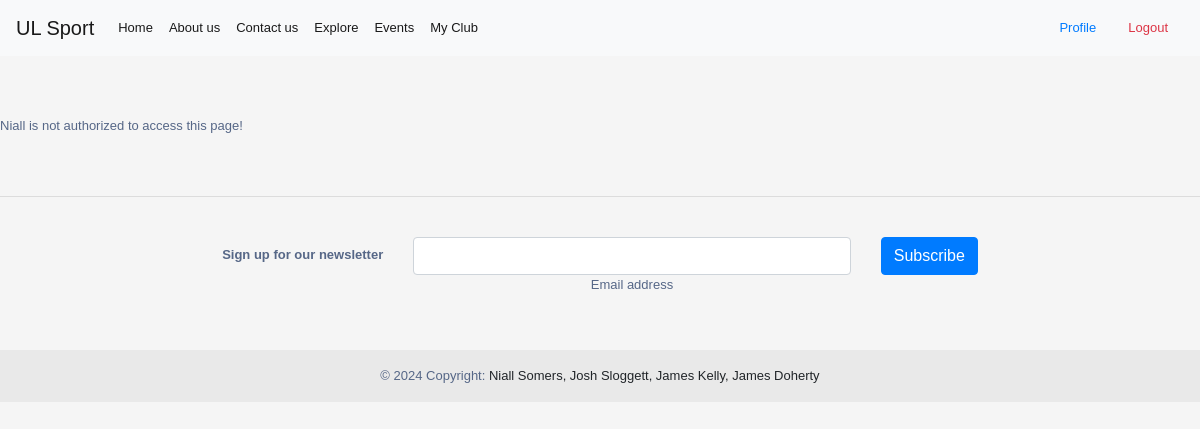
/admin (signed in), run on an earlier commit of the app's database.
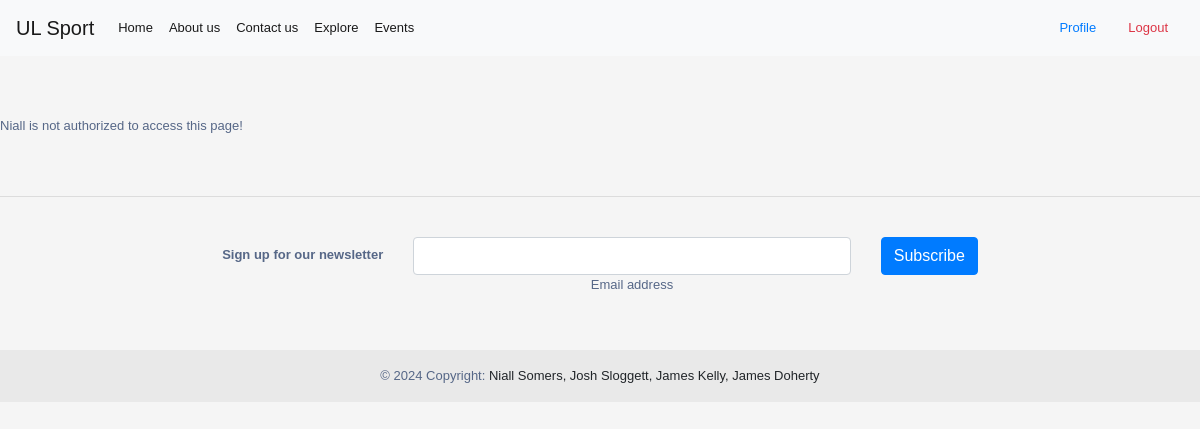
And on a later commit of the database.
### tables this page shows
CREATE TABLE Users (
    UserID INTEGER PRIMARY KEY AUTOINCREMENT,
    Username TEXT NOT NULL,
    Password TEXT NOT NULL,
    Contact TEXT NOT NULL,
    Email TEXT NOT NULL,
    Role TEXT NOT NULL,
    ApprovalStatus TEXT DEFAULT 'Pending',
    CreatedAt TIMESTAMP DEFAULT CURRENT_TIMESTAMP,
    UpdatedAt TIMESTAMP DEFAULT CURRENT_TIMESTAMP
);

### permissionpages.py (the view)
def admin():
    if current_user is None:
        return render_template('/home.html',)
    else:
        conn = db.connect('db/user_data.db')
        cursor = conn.cursor()
        cursor.execute('SELECT * FROM Users WHERE UserID = ?', (current_user.id,))
        role_data = cursor.fetchone()
        cursor.execute('SELECT userid, username, email, contact, role, CreatedAt,approvalstatus FROM Users WHERE Role != \'Admin\'')
        user_data = cursor.fetchall()
        return render_template('/admin.html', current_user=current_user, role=role_data[5], users_data=user_data)

### app.py (called while the page is built, shortened)
@login_manager.user_loader
def load_user(user_id):
    conn = db.connect('db/user_data.db')
    cursor = conn.cursor()
    cursor.execute('SELECT * FROM Users WHERE UserID = ?', (user_id,))
    user_data = cursor.fetchone()
    conn.close()
    if user_data:
        return auth.User(user_data[0], user_data[1])

@app.context_processor
def utility_processor():
    def current_user_data():
        if current_user.is_authenticated:
            conn = db.connect('db/user_data.db')
            cursor = conn.cursor()
            cursor.execute('SELECT * FROM Users WHERE UserID = ?', (current_user.id,))
            currentUsrData = cursor.fetchone()
            userData = auth.USERDATA(
                currentUsrData[1],
                currentUsrData[3],
                currentUsrData[4],
                currentUsrData[5],
                currentUsrData[6]
            )
            return userData
    return dict(user_data=current_user_data())

### templates/admin.html (shortened to what this page needs)
{% extends "base.html" %}
{% block content %}
{% if role == 'Admin' %}
<div class="container-xl">
    <div class="table-responsive">
        <div class="table-wrapper">
            <div class="table-title">
                <div class="row">
                    <div class="col-sm-5">
                        <h2><b>UL</b> Admin</h2>
                    </div>
                    <div class="col-sm-7">
                        <a href="#" class="btn btn-secondary"><i class="material-icons">&#xE147;</i> <span>Add New User</span></a>
                        <a href="#" class="btn btn-secondary"><i class="material-icons">&#xE24D;</i> <span>Export to Excel</span></a>
                    </div>
                </div>
            </div>
            <table class="table table-striped table-hover">
                <thead>
                    <tr>
                        <th>ID</th>
                        <th>Name</th>
                        <th>Email</th>
                        <th>Phone</th>
                        <th>Role</th>
                        <th>Status</th>
                        <th>Date Created</th>
                        <th>Action</th>
                    </tr>
                </thead>
                <tbody>
                {% for data in users_data %}
                    <tr>
                        <td>{{data[0]}}</td>
                        <td>{{data[1]}}</td>
                        <td>{{data[2]}}</td>
                        <td>{{data[3]}}</td>
                        <form method="post" action="{{ url_for('updateMember') }}">
                            <td>
                                        <input type="hidden" name="userID" value="{{data[0]}}"/>
                                        <select class="select form-control" id="select" name="role">
                                            <option value="Coordinator" {% if data[4] == "Coordinator" %}selected{% endif %}>Coordinator</option>
                                            <option value="Student" {% if data[4] == "Student" %}selected{% endif %}>Student</option>
                                        </select>
                            </td>
                            {% if data[6] != "Pending" %}
                                <td><input type="hidden" name="approval" value="on"/><span class="status text-success">&bull;</span> {{data[6]}}</td>
                            {% else %}
                                <td><input type="checkbox" name="approval"/><span class="status text-danger">&bull;</span> {{data[6]}}</td>
                            {% endif %}
                            <td>{{data[5]}}</td>
                            <td>
                                  <button type="submit" style="background: transparent; border: 0; padding: 0; color: blue;" class="update-user" title="Update User" data-toggle="tooltip">
                                    <i class="material-icons">&#xE5CA;</i>
                                  </button>
                                <a href="#" class="delete" title="Delete" data-toggle="tooltip"><i class="material-icons">&#xE5C9;</i></a>
                            </td>
                        </form>
                    </tr>
                    {% endfor %}
                </tbody>
            </table>
            <div class="clearfix">
                <div class="hint-text">Showing <b>#</b> out of <b>#</b> entries</div>
                <ul class="pagination">
                    <li class="page-item disabled"><a href="#">Previous</a></li>
                    <li class="page-item active"><a href="#" class="page-link">1</a></li>
                    <li class="page-item"><a href="#" class="page-link">2</a></li>
                    <li class="page-item "><a href="#" class="page-link">3</a></li>
                    <li class="page-item"><a href="#" class="page-link">4</a></li>
                    <li class="page-item"><a href="#" class="page-link">5</a></li>
                    <li class="page-item"><a href="#" class="page-link">Next</a></li>
                </ul>
            </div>
        </div>
    </div>
</div>
        {% else %}
        <p>{{current_user.username}} is not authorized to access this page!</p>
        {% endif %}
{% endblock %}

### templates/base.html (shortened to what this page needs)
<!DOCTYPE html>
<html lang="en">
<head>
        <link rel="stylesheet" href="https://cdn.jsdelivr.net/npm/bootstrap@4.6.2/dist/css/bootstrap.min.css">
</head>
<body>
    <nav class="navbar navbar-expand-lg navbar-light bg-light navbar sticky-top">
        <a class="navbar-brand" href="#">UL Sport</a>
        <div class="collapse navbar-collapse" id="navbarSupportedContent">
          <ul class="navbar-nav mr-auto">
            <li class="nav-item active">
              <a class="nav-link" href="{{url_for('home')}}">Home <span class="sr-only">(current)</span></a>
            </li>
            <li class="nav-item active">
              <a class="nav-link" href="{{url_for('about')}}">About us<span class="sr-only">(current)</span></a>
            </li>
            <li class="nav-item active">
              <a class="nav-link" href="{{url_for('contact')}}">Contact us<span class="sr-only">(current)</span></a>
            </li>
            <li class="nav-item active">
              <a class="nav-link" href="{{url_for('explore')}}">Explore<span class="sr-only">(current)</span></a>
            </li>
              <li class="nav-item active">
              <a class="nav-link" href="{{url_for('events')}}">Events<span class="sr-only">(current)</span></a>
              </li>
              {% if user_data.role == 'Coordinator' %}
            <li class="nav-item active">
              <a class="nav-link" href="{{url_for('myclub')}}">My Club<span class="sr-only">(current)</span></a>
            </li>
              {% endif %}
          </ul>
            {% if not current_user.is_authenticated %}
            <a class="nav-link" href="{{url_for('login')}}">Login<span class="sr-only">(current)</span></a>
            {% else %}
            <a class="nav-link" href="{{url_for('profile')}}">Profile<span class="sr-only">(current)</span></a>
            <a class="nav-link text-danger" href="{{url_for('logout')}}">Logout<span class="sr-only">(current)</span></a>
            {% endif %}
          </div>
      </nav>
    <div id="content">
        {% block content %}{% endblock %}
    </div>
    <footer class="bg-body-tertiary text-center">
      <hr>
        <div class="container p-4 pb-0">
          <section class="">
            <form action="">
              <div class="row d-flex justify-content-center">
                <div class="col-auto">
                  <p class="pt-2">
                    <strong>Sign up for our newsletter</strong>
                  </p>
                </div>
                <div class="col-md-5 col-12">
                  <div data-mdb-input-init class="form-outline mb-4">
                    <input type="email" id="form5Example26" class="form-control" />
                    <label class="form-label" for="form5Example26">Email address</label>
                  </div>
                </div>
                <div class="col-auto">
                  <button data-mdb-ripple-init type="submit" class="btn btn-primary mb-4">
                    Subscribe
                  </button>
                </div>
              </div>
            </form>
          </section>
        </div>
        <div class="text-center p-3" style="background-color: rgba(0, 0, 0, 0.05);">
          © 2024 Copyright:
          <a class="text-body" href="https://mdbootstrap.com/">Niall Somers, Josh Sloggett, James Kelly, James Doherty</a>
        </div>
      </footer>
</body>
</html>

### templates/base.html (style rules this page uses)
footer { bottom:0; width: 100%; margin-top: 5%; }
body { min-height: 100vh; overflow-x: hidden; }
nav { margin-bottom: 5%; }

### templates/admin.html (style rules this page uses)
body { color: #566787; background: #f5f5f5; font-family: 'Varela Round', sans-serif; font-size: 13px; }
.text-danger { color: #ff5b5b; }

What changed in the data, as far as the page shows it:
changed Users "Niall": Role "Coordinator" → "Student" (drawn)
Also different on the page:
text no longer shown: "My Club"
